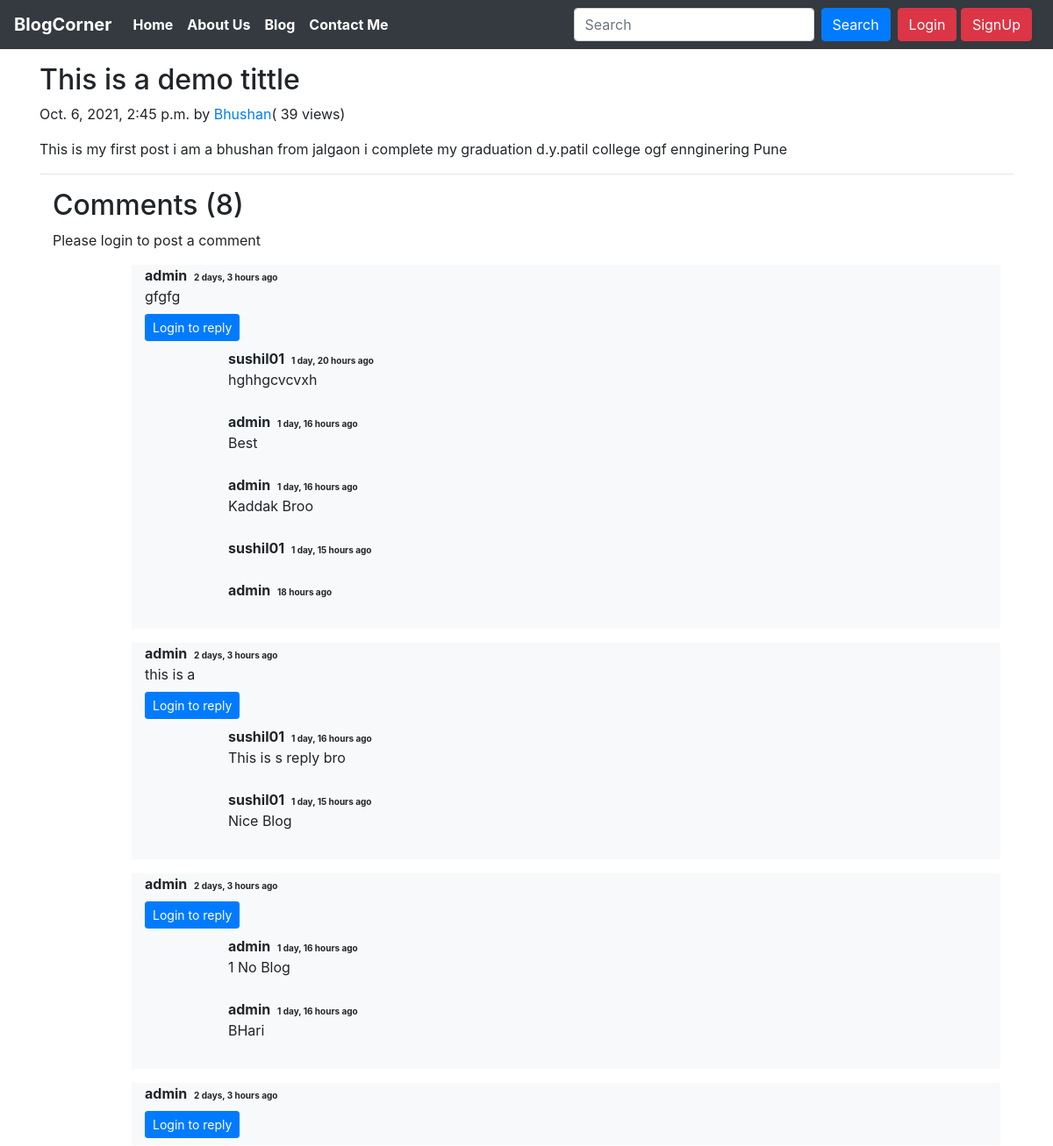
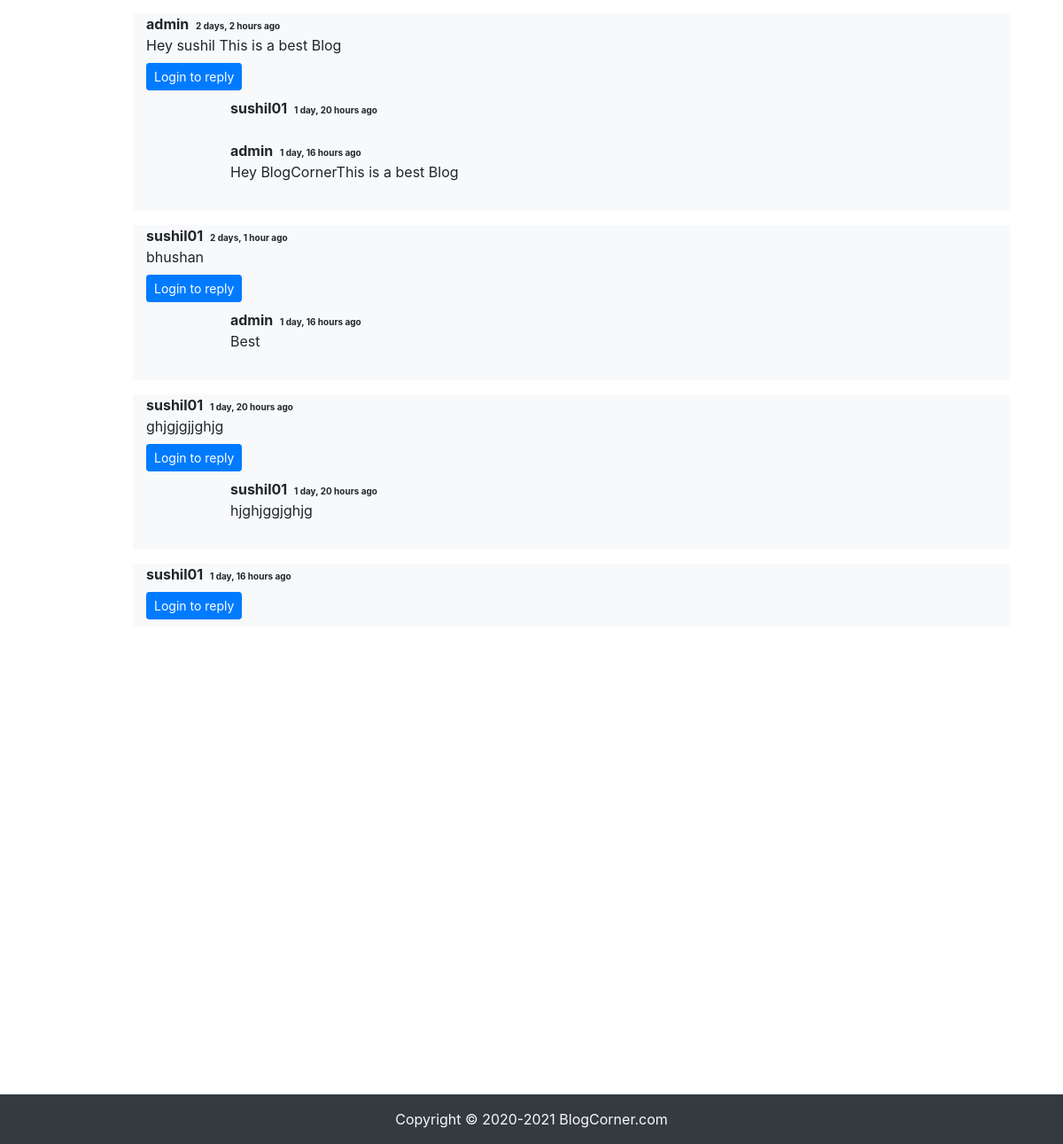
The app's page /bhushan/ with its own data (2 pictures, top to bottom).
### home/models.py (models this page shows, shortened)
class Post(models.Model):
    sno=models.AutoField(primary_key=True)
    title=models.CharField(max_length=255)
    author=models.CharField(max_length=14)
    slug=models.CharField(max_length=130)
    views= models.IntegerField(default=0)
    timeStamp=models.DateTimeField(blank=True)
    content=models.TextField()

class BlogComment(models.Model):
    sno= models.AutoField(primary_key=True)
    comment=models.TextField()
    user=models.ForeignKey(User, on_delete=models.CASCADE)
    post=models.ForeignKey(Post, on_delete=models.CASCADE)
    parent=models.ForeignKey('self',on_delete=models.CASCADE, null=True )
    timestamp= models.DateTimeField(default=now)

### home/views.py (the view)
# urls.py: path('<str:slug>/', views.blogPost, name="blogpost"),
def blogPost(request, slug):
    post=Post.objects.filter(slug=slug).first()
    post.views= post.views +1
    post.save()
    comments= BlogComment.objects.filter(post=post, parent=None)
    replies= BlogComment.objects.filter(post=post).exclude(parent=None)
    replyDict={}
    for reply in replies:
        if reply.parent.sno not in replyDict.keys():
            replyDict[reply.parent.sno]=[reply]
        else:
            replyDict[reply.parent.sno].append(reply)
    context={'post':post, 'comments': comments, 'user': request.user, 'replyDict': replyDict}
    return render(request, "blogPost.html", context)

### home/templatetags/extras.py (called while the page is built)
@register.filter(name='get_val')
def get_val(dict, key):
    return dict.get(key)

### templates/blogpost.html (shortened to what this page needs)
{% extends 'base.html' %}
{% block body %}
{% load humanize %}
{% load extras %}
{% load static %}
<div class="container my-3" style="padding-bottom: 31rem;">
    <div class="blog-post">
        <h2 class="blog-post-title">{{post.title}}</h2>
        <p class="blog-post-meta">{{post.timeStamp}} by <a href="/about">{{post.author}}</a>(<span> {{post.views}} views</span>)</p>
        <p>{{post.content|safe}}</p>
        <hr>
    </div>
    <div class="container">
        <h2> Comments ({{comments.count}})</h2>
        <div class="my-2">
            {% if user.is_authenticated %}
            <form action="/postComment" method="post">
                {% csrf_token %}
                <div class="form-group">
                    <label for="exampleInputEmail1">Post Comment </label>
                    <input type="text" class="form-control" name="comment" placeholder="Enter comment here">
                </div>
                <input type="hidden" name="postSno" value="{{post.sno}}">
                <input type="hidden" name="parentSno" value="">
                <button type="submit" class="btn btn-primary">Submit</button>
            </form>
            {% else %}
            Please login to post a comment
            {% endif %}
        </div>
        {% for comment in comments %}
        <div class="row mx-0   my-3">
            <div class="col-md-1" }>
            </div>
            <div class="col-md-11 bg-light ">
                <b> {{comment.user.username}} </b> <span class="badge badge-light "
                    style="font-size: 10px;">{{comment.timestamp| naturaltime}}</span>
                <div> {{comment.comment}} </div>
                <div class="reply mx-0 mt-2 ">
                    {% if user.is_authenticated %}
                    <button class="btn btn-sm btn-primary" type="button" data-toggle="collapse"
                        data-target="#replyBox{{comment.sno}}" aria-expanded="false"
                        aria-controls="replyBox{{comment.sno}}">
                        Reply
                    </button>
                    <div class="collapse" id="replyBox{{comment.sno}}">
                        <div class="card card-body my-2">
                            <form action="/postComment" method="post">
                                {% csrf_token %}
                                <div class="form-group">
                                    <label for="comment">Post a reply </label>
                                    <input type="text" class="form-control" name="comment"
                                        placeholder="Enter comment here">
                                    <input type="hidden" name="parentSno" value="{{comment.sno}}">
                                </div>
                                <input type="hidden" name="postSno" value="{{post.sno}}">
                                <button type="submit" class="btn btn-primary">Submit</button>
                            </form>
                        </div>
                    </div>
                    {% else %}
                    <button class="btn btn-sm btn-primary" type="button" data-toggle="collapse"
                        data-target="#replyBox{{comment.sno}}" aria-expanded="false"
                        aria-controls="replyBox{{comment.sno}}">
                        Login to reply
                    </button>
                    {% endif %}
                    <div class="replies my-2  ">
                        {% for reply in replyDict|get_val:comment.sno %}
                        <div class="row  mx-0">
                            <div class="col-md-1 ">
                            </div>
                            <div class="col-md-11">
                                <div class="col-md-11 px-0">
                                    <b> {{reply.user.username}} </b> <span class="badge badge-light "
                                        style="font-size: 10px;">{{reply.timestamp| naturaltime}}</span>
                                    <div>{{reply.comment}}</div>
                                </div>
                                <br>
                            </div>
                        </div>
                        {% endfor %}
                    </div>
                </div>
            </div>
        </div>
        {% endfor %}
    </div>
</div>
{% endblock %}

### templates/base.html (shortened to what this page needs)
<!doctype html>
<html lang="en">
<head>
  <link rel="stylesheet" href="https://stackpath.bootstrapcdn.com/bootstrap/4.4.1/css/bootstrap.min.css"
>
</head>
<body>
  <nav class="navbar navbar-expand-lg navbar-dark bg-dark">
    <a class="navbar-brand font-weight-bold fs-1" href="#">BlogCorner</a>
    <div class="collapse navbar-collapse" id="navbarSupportedContent">
      <ul class="navbar-nav mr-auto">
        <li class="nav-item font-weight-bold active">
          <a class="nav-link" href="/">Home <span class="sr-only">(current)</span></a>
        </li>
        <li class="nav-item active font-weight-bold">
          <a class="nav-link" href="/about">About Us</a>
        </li>
        <li class="nav-item active font-weight-bold">
          <a class="nav-link" href="/blog">Blog</a>
        </li>
        <li class="nav-item active font-weight-bold">
          <a class="nav-link" href="/contact">Contact Me</a>
        </li>
      </ul>
      <form method="GET" action="/search" class="form-inline my-2 my-lg-0">
        <input class="form-control mr-sm-2" type="search" placeholder="Search" aria-label="Search" name="query"
          id="query">
        <button class="btn btn-primary my-2 my-sm-0" type="submit">Search</button>
      </form>
      {% if user.is_authenticated %}
      <ul class="navbar-nav mr-2">
        <li class="nav-item dropdown">
          <a class="nav-link dropdown-toggle" href='#' id="navbarDropdown" role="button" data-toggle="dropdown"> Welcome
            {{request.user}}</a>
          <div class="dropdown-menu" aria-labelledby="navbarDropdown">
            <a class="dropdown-item" href="/logout">Logout</a>
          </div>
        </li>
      </ul>
    </div>
    {% else %}
    <div class="mx-2">
      <button class="btn btn-danger" data-toggle="modal" data-target="#loginModal">Login</button>
      <button class="btn btn-danger" data-toggle="modal" data-target="#signupModal">SignUp</button>
    </div>
    {% endif %}
    </div>
  </nav>
  {% block body %} {% endblock body %}
  <app-footer _ngcontent-serverapp-c53="" _nghost-serverapp-c52="">
    <footer _ngcontent-serverapp-c52="" class="container-fluid bg-dark my-0 py-3 text-light">
      <p _ngcontent-serverapp-c52="" class="mb-0 text-center">Copyright © 2020-2021 BlogCorner.com</p>
    </footer>
  </app-footer>
</body>
</html>

### records on screen
Post: title "This is a demo tittle", timeStamp "Oct. 6, 2021, 2:45 p.m.", author "Bhushan", views "39", content "This is my first post i am a bhushan from jalgaon i complete my graduation d.y.patil college ogf ennginering Pune"
BlogComment: user.username "admin", timestamp "2 days, 3 hours ago", comment "gfgfg"
BlogComment: user.username "sushil01", timestamp "1 day, 20 hours ago", comment "hghhgcvcvxh"
BlogComment: user.username "admin", timestamp "1 day, 16 hours ago", comment "Best"
BlogComment: user.username "admin", timestamp "1 day, 16 hours ago", comment "Kaddak Broo"
BlogComment: user.username "sushil01", timestamp "1 day, 15 hours ago"
BlogComment: user.username "admin", timestamp "18 hours ago"
BlogComment: user.username "admin", timestamp "2 days, 3 hours ago", comment "this is a"
BlogComment: user.username "sushil01", timestamp "1 day, 16 hours ago", comment "This is s reply bro"
BlogComment: user.username "sushil01", timestamp "1 day, 15 hours ago", comment "Nice Blog"
BlogComment: user.username "admin", timestamp "2 days, 3 hours ago"
BlogComment: user.username "admin", timestamp "1 day, 16 hours ago", comment "1 No Blog"
BlogComment: user.username "admin", timestamp "1 day, 16 hours ago", comment "BHari"
BlogComment: user.username "admin", timestamp "2 days, 3 hours ago"
BlogComment: user.username "admin", timestamp "2 days, 2 hours ago", comment "Hey sushil This is a best Blog"
BlogComment: user.username "sushil01", timestamp "1 day, 20 hours ago"
BlogComment: user.username "admin", timestamp "1 day, 16 hours ago", comment "Hey BlogCornerThis is a best Blog"
BlogComment: user.username "sushil01", timestamp "2 days, 1 hour ago", comment "bhushan"
BlogComment: user.username "admin", timestamp "1 day, 16 hours ago", comment "Best"
BlogComment: user.username "sushil01", timestamp "1 day, 20 hours ago", comment "ghjgjgjjghjg"
BlogComment: user.username "sushil01", timestamp "1 day, 20 hours ago", comment "hjghjggjghjg"
BlogComment: user.username "sushil01", timestamp "1 day, 16 hours ago"

### other values on screen
{{ comments.count }} "8"
